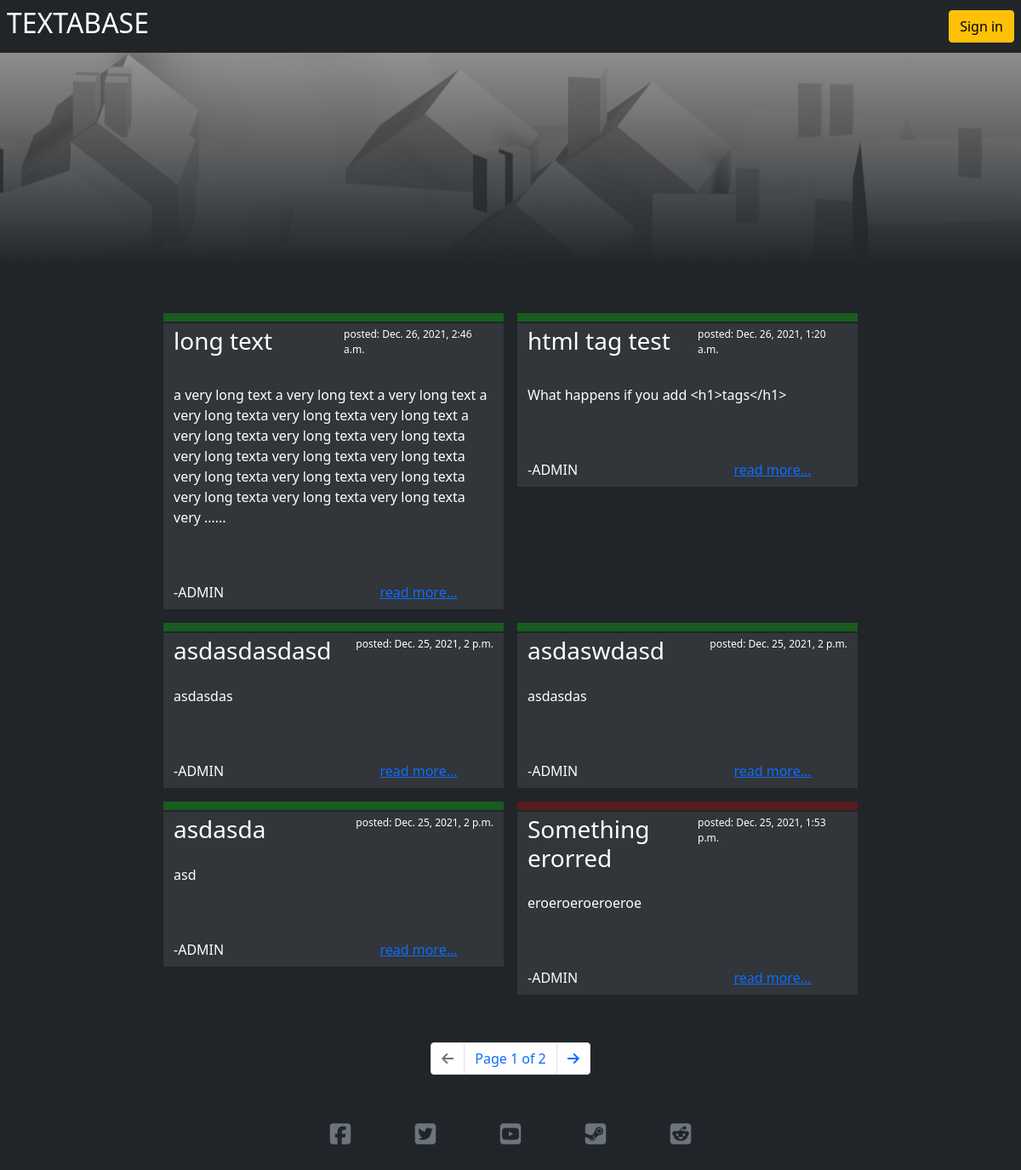
/, run on an earlier commit of the app's database.
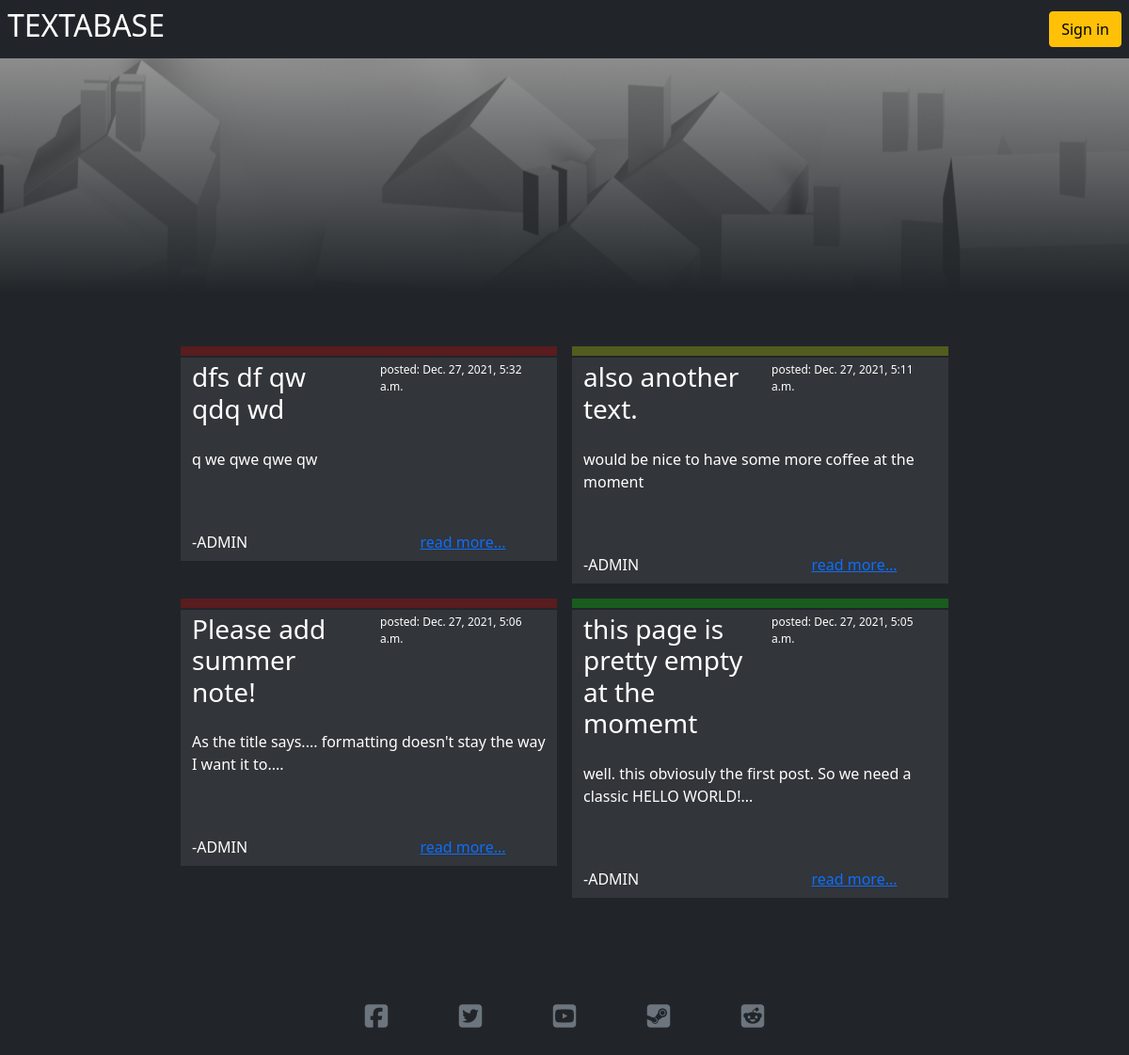
And on a later commit of the database.
### forum/models.py (models this page shows, shortened)
class thread(models.Model):
    title = models.CharField(max_length=255, unique=True)
    slug = models.SlugField(max_length=255, unique=True)
    categories_choices = [
        ('GAM', 'Games'),
        ('BUG', 'Bugs'),
        ('BAN', 'Banter'),
        ('GEN', 'General')
    ]
    catergories = models.CharField(
        max_length=3,
        choices=categories_choices,
        default='GEN'
    )
    thread_starter = models.ForeignKey(User, on_delete=models.CASCADE,
                                       related_name='thread_post')
    date_posted = models.DateTimeField(auto_now=True, editable=False)
    content = models.TextField()
    class Meta:
        ordering = ["-date_posted"]

### forum/views.py (the view)
# urls.py: path('', views.threadList.as_view(), name='home'),
class threadList(generic.ListView):
    model = thread
    queryset = thread.objects.order_by('-date_posted')
    template_name = 'threads.html'
    paginate_by = 6

### templates/threads.html (shortened to what this page needs)
{% extends "base.html" %}
{% block content %}
<section class="row justify-content-center mb-5 g-0">
    {% for thread in thread_list %}
    <article class="col-10 col-xl-4 justify-content-center text-white m-2 g-4">
        <div class="row">
            <div class="row g-0">
                <div class="col">
                    <hr class="catergory-line catergory-{{ thread.catergories }}">
                </div>
            </div>
            <div class="bg-custom-thread">
                <div class="row mb-3 mt-1">
                    <div class="col">
                        <h3>{{ thread.title }}</h3>
                    </div>
                    <div class="col">
                        <p class="float-end fs-custom-date">posted: {{ thread.date_posted }}</p>
                    </div>
                </div>
                <div class="row mb-1 mt-1">
                    <div class="col">
                        {% if thread.content|length >= 60 %}
                        <p>{{ thread.content|truncatewords:"60" }}...</p>
                        {% else %}
                        <p>{{ thread.content }}</p>
                        {% endif %}
                    </div>
                </div>
                <div class="row mb-2 mt-5">
                    <div class="col">
                        -{{ thread.thread_starter }}
                    </div>
                    <div class="col text-center">
                        <a href="{% url 'threads_page' thread.slug %}">read more...</a>
                    </div>
                </div>
            </div>
        </div>
    </article>
    {% endfor %}
</section>
<ul class="pagination text-white justify-content-center">
    {% if is_paginated %}
    {% if page_obj.has_previous %}
    <li class="page-item">
        <a class="page-link" href="?page={{ page_obj.previous_page_number }}"><i class="fas fa-arrow-left"></i></a>
    </li>
    {% else %}
    <li class="page-item disabled">
        <span class="page-link">
            <i class="fas fa-arrow-left"></i>
        </span>
    </li>
    {% endif %}
    <li class="page-item">
        <span class="page-link">
            Page {{ page_obj.number }} of {{ page_obj.paginator.num_pages }}
        </span>
    </li>
    {% if page_obj.has_next %}
    <li class="page-item">
        <a class="page-link" href="?page={{ page_obj.next_page_number }}"><i class="fas fa-arrow-right"></i></a>
    </li>
    {% else %}
    <li class="page-item disabled">
        <span class="page-link">
            <i class="fas fa-arrow-right"></i>
        </span>
    </li>
    {% endif %}
    {% endif %}
</ul>
{%endblock%}

### templates/base.html (shortened to what this page needs)
{% load static %}
<!DOCTYPE html>
<html lang="en">
<head>
    <link href="https://cdn.jsdelivr.net/npm/bootstrap@5.1.3/dist/css/bootstrap.min.css" rel="stylesheet"
>
    <link rel="stylesheet" href="{% static 'css/style.css' %}">
</head>
<body class="bg-dark">
    <nav class="bg-dark navbar navbar-expand-xl pt-2">
        <div class="col">
            <a href="{% url 'home' %}">
                <h2 class="text-white float-start ms-2">TEXTABASE</h2>
            </a>
        </div>
        <div class="col">
            {% if user.is_authenticated %}
            <a href="{% url 'account_logout' %}" class="btn btn-warning float-end me-2">
                Sign out
            </a>
            {% else %}
            <a href="{% url 'account_login' %}" class="btn btn-warning float-end me-2">
                Sign in
            </a>
            {% endif %}
    </nav>
    <section class="hero-container hero-image mb-5">
    </section>
    <main class="main">
        {% block content %}{% endblock content %}
    </main>
    <footer class="row g-0 text-center justify-content-center fs-3 mt-5">
        <div class="col-1 ms-5 mb-5">
            <a href="https://www.facebook.com/" target="_blank" class="link-secondary"><i
                    class="fab fa-facebook-square"></i></a>
        </div>
        <div class="col-1 ">
            <a href="http://twitter.com" target="_blank" class="link-secondary"><i
                    class="fab fa-twitter-square"></i></a></div>
        <div class="col-1 ">
            <a href="http://youtube.com" target="_blank" class="link-secondary"><i
                    class="fab fa-youtube-square"></i></a></div>
        <div class="col-1 ">
            <a href="https://store.steampowered.com" target="_blank" class="link-secondary"><i
                    class="fab fa-steam-square"></i></a></div>
        <div class="col-1  me-5">
            <a href="http://reddit.com" target="_blank" class="link-secondary"><i class="fab fa-reddit-square"></i></a>
        </div>
    </footer>
</body>
</html>

### static/css/style.css (style rules this page uses)
.hero-container { overflow: hidden; height: 250px; }
.hero-image { background: linear-gradient(rgba(0, 0, 0, 0), rgb(33, 37, 41)), url("../images/town.png"); background-position: 50% 35%; }
.bg-custom-thread { background: rgba(196, 196, 196, 0.1); }
.fs-custom-date { font-size: 12px }
.catergory-line { margin: 0; padding: 0; padding-top: 10px; }
.catergory-GEN { background: rgba(0, 255, 0, 1); }
.catergory-BUG { background: rgb(255, 0, 0, 1); }
.catergory-BAN { background: rgb(229, 255, 0); }

What changed in the data, as far as the page shows it:
removed thread: title "long text", date_posted "Dec. 26, 2021, 2:46 a.m.", content "a very long text a very long text a very long text a very long texta very long texta very long text a very long texta very long texta very long texta very long texta very long texta very long texta very long texta very long texta very long texta very long texta very long texta very long texta very …", thread_starter "ADMIN"
removed thread: title "html tag test", date_posted "Dec. 26, 2021, 1:20 a.m.", content "What happens if you add <h1>tags</h1>", thread_starter "ADMIN"
removed thread: title "asdasdasdasd", date_posted "Dec. 25, 2021, 2 p.m.", content "asdasdas", thread_starter "ADMIN"
removed thread: title "asdaswdasd", date_posted "Dec. 25, 2021, 2 p.m.", content "asdasdas", thread_starter "ADMIN"
removed thread: title "asdasda", date_posted "Dec. 25, 2021, 2 p.m.", content "asd", thread_starter "ADMIN"
removed thread: title "Something erorred", date_posted "Dec. 25, 2021, 1:53 p.m.", content "eroeroeroeroeroe", thread_starter "ADMIN"
added thread: title "dfs df qw qdq wd", date_posted "Dec. 27, 2021, 5:32 a.m.", content "q we qwe qwe qw", thread_starter "ADMIN"
added thread: title "also another text.", date_posted "Dec. 27, 2021, 5:11 a.m.", content "would be nice to have some more coffee at the moment", thread_starter "ADMIN"
added thread: title "Please add summer note!", date_posted "Dec. 27, 2021, 5:06 a.m.", content "As the title says.... formatting doesn't stay the way I want it to.", thread_starter "ADMIN"
added thread: title "this page is pretty empty at the momemt", date_posted "Dec. 27, 2021, 5:05 a.m.", content "well. this obviosuly the first post. So we need a classic HELLO WORLD!", thread_starter "ADMIN"
Also different on the page:
{{ page_obj.number }}: "1" → (not shown)
{{ page_obj.paginator.num_pages }}: "2" → (not shown)
text no longer shown: "Page of"
